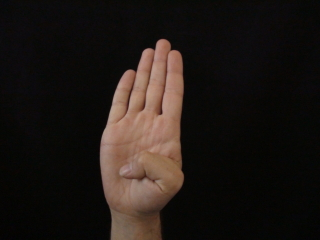
#> input picture Opened/01001.jpg, 320 x 240 px
$ python -i svm.py   (imports and definitions only)   (older library calls are emulated)
#> lines starting #> are read from the running program, lines starting #| are printed output that depends on the picture; after the words box and inside, x2 and y2 are one past the last pixel; in counts of white or black regions, pixels touching at a corner belong together
#> further down, picture is the input picture: shape (240, 320, 3); mean B, G, R 20.8, 24.8, 31.3
import imutils
import cv2
import os
import numpy as np
from sklearn import svm
from sklearn.model_selection import train_test_split
from sklearn.preprocessing import normalize
from sklearn.preprocessing import StandardScaler
openHand_dir = "C:\\Users\\mohamed ismail\\Desktop\\Opened\\"
closeHand_dir = "C:\\Users\\mohamed ismail\\Desktop\\Closed\\"
paths_open_images = [openHand_dir+i for i in os.listdir(openHand_dir)]
# [1 line that did not run here, left out]


class Classify:
    def __init__(self):
      pass

    # [61 lines left out: functions LabelsAndFeatures, Hog, SVM, not called in this run]

    def Borders(self, img):
        gray = cv2.cvtColor(img, cv2.COLOR_BGR2GRAY)
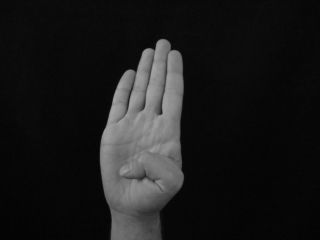
#> gray: shape (240, 320); min 2, max 165, mean 26.3
        gray = cv2.GaussianBlur(gray, (5, 5), 0)
        thresh = cv2.threshold(gray, 45, 255, cv2.THRESH_BINARY)[1]
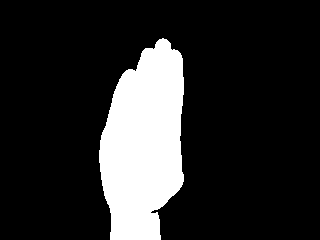
#> thresh: shape (240, 320); 16.7% white; 1 white region, box (x1, y1, x2, y2) and area: (99, 38, 184, 240) 12803
        thresh = cv2.erode(thresh, None, iterations=2)
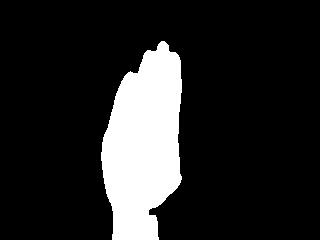
#> thresh: shape (240, 320); 15.2% white; 1 white region, box (x1, y1, x2, y2) and area: (101, 41, 182, 240) 11691
        thresh = cv2.dilate(thresh, None, iterations=2)
#> thresh: shape (240, 320); 16.7% white; 1 white region
        cnts = cv2.findContours(
            thresh.copy(), cv2.RETR_EXTERNAL, cv2.CHAIN_APPROX_SIMPLE)
#> cnts = 1 contour; box (x1, y1, x2, y2) and area: (99, 39, 184, 240) 12549
        cnts = cnts[0] if imutils.is_cv2() else cnts[1]
        c = max(cnts, key=cv2.contourArea)
#> c = contour of 156 points, box (x1, y1, x2, y2) (99, 39, 184, 240), area 12549
        extLeft = tuple(c[c[:, :, 0].argmin()][0])
#> extLeft = (99, 150)
        extRight = tuple(c[c[:, :, 0].argmax()][0])
#> extRight = (183, 181)
        extTop = tuple(c[c[:, :, 1].argmin()][0])
#> extTop = (159, 39)
        extBot = tuple(c[c[:, :, 1].argmax()][0])
#> extBot = (110, 239)
        return extLeft, extRight, extTop, extBot


obj = Classify()
# [1 line not run here, left out]

>>> import cv2
>>> picture = cv2.imread('Opened/01001.jpg')
>>> result = Classify().Borders(picture)
#> result = ((99, 150), (183, 181), (159, 39), (110, 239))

$ run again, on Opened/01008.jpg
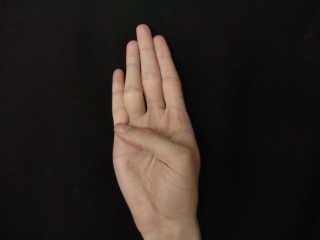
#> input picture Opened/01008.jpg, 320 x 240 px
#> picture is the input picture: shape (240, 320, 3); mean B, G, R 31.1, 35.9, 43.4
#> in Borders, `thresh = cv2.threshold(gray, 45, 255, cv2.THRESH_BINARY)[1]`:
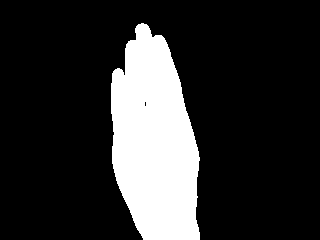
#> thresh: shape (240, 320); 18.7% white; 1 white region, box (x1, y1, x2, y2) and area: (111, 23, 200, 240) 14338
#> in Borders, `thresh = cv2.erode(thresh, None, iterations=2)`:
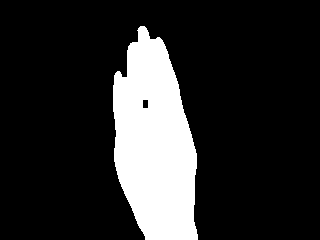
#> thresh: shape (240, 320); 17.1% white; 1 white region, box (x1, y1, x2, y2) and area: (113, 26, 198, 240) 13136
#> cnts = 1 contour; box (x1, y1, x2, y2) and area: (111, 24, 200, 240) 14064
#> c = contour of 194 points, box (x1, y1, x2, y2) (111, 24, 200, 240), area 14064
#> extLeft = (111, 83)
#> extRight = (199, 239)
#> extTop = (138, 24)
#> extBot = (143, 239)
#> result = ((111, 83), (199, 239), (138, 24), (143, 239))

$ run again, on Opened/01009.jpg
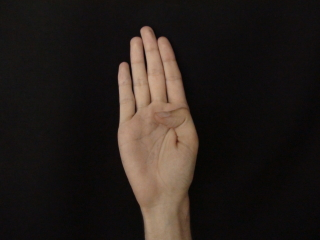
#> input picture Opened/01009.jpg, 320 x 240 px
#> picture is the input picture: shape (240, 320, 3); mean B, G, R 26.4, 30.4, 37.3
#> in Borders, `thresh = cv2.threshold(gray, 45, 255, cv2.THRESH_BINARY)[1]`:
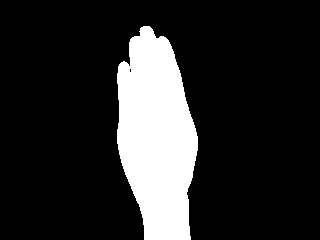
#> thresh: shape (240, 320); 16.4% white; 1 white region, box (x1, y1, x2, y2) and area: (117, 26, 198, 240) 12631
#> in Borders, `thresh = cv2.erode(thresh, None, iterations=2)`:
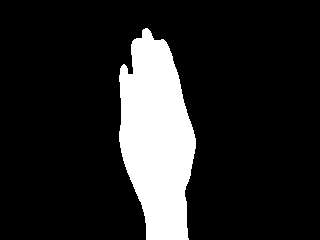
#> thresh: shape (240, 320); 14.9% white; 1 white region, box (x1, y1, x2, y2) and area: (119, 28, 196, 240) 11470
#> cnts = 1 contour; box (x1, y1, x2, y2) and area: (117, 26, 198, 240) 12372
#> c = contour of 189 points, box (x1, y1, x2, y2) (117, 26, 198, 240), area 12372
#> extLeft = (117, 73)
#> extRight = (197, 150)
#> extTop = (143, 26)
#> extBot = (144, 239)
#> result = ((117, 73), (197, 150), (143, 26), (144, 239))

$ run again, on Opened/01012.jpg
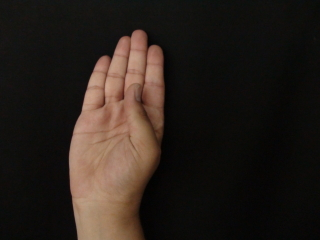
#> input picture Opened/01012.jpg, 320 x 240 px
#> picture is the input picture: shape (240, 320, 3); mean B, G, R 26.3, 32, 40.2
#> in Borders, `thresh = cv2.threshold(gray, 45, 255, cv2.THRESH_BINARY)[1]`:
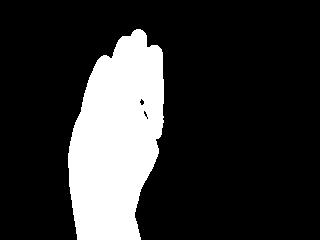
#> thresh: shape (240, 320); 19.4% white; 1 white region, box (x1, y1, x2, y2) and area: (68, 29, 164, 240) 14881
#> in Borders, `thresh = cv2.erode(thresh, None, iterations=2)`:
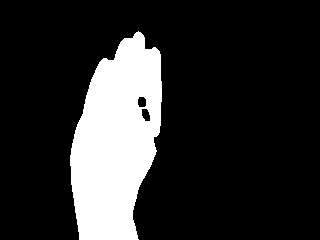
#> thresh: shape (240, 320); 17.7% white; 1 white region, box (x1, y1, x2, y2) and area: (70, 31, 162, 240) 13608
#> cnts = 1 contour; box (x1, y1, x2, y2) and area: (68, 29, 164, 240) 14638
#> c = contour of 194 points, box (x1, y1, x2, y2) (68, 29, 164, 240), area 14638
#> extLeft = (68, 153)
#> extRight = (163, 103)
#> extTop = (136, 29)
#> extBot = (77, 239)
#> result = ((68, 153), (163, 103), (136, 29), (77, 239))
